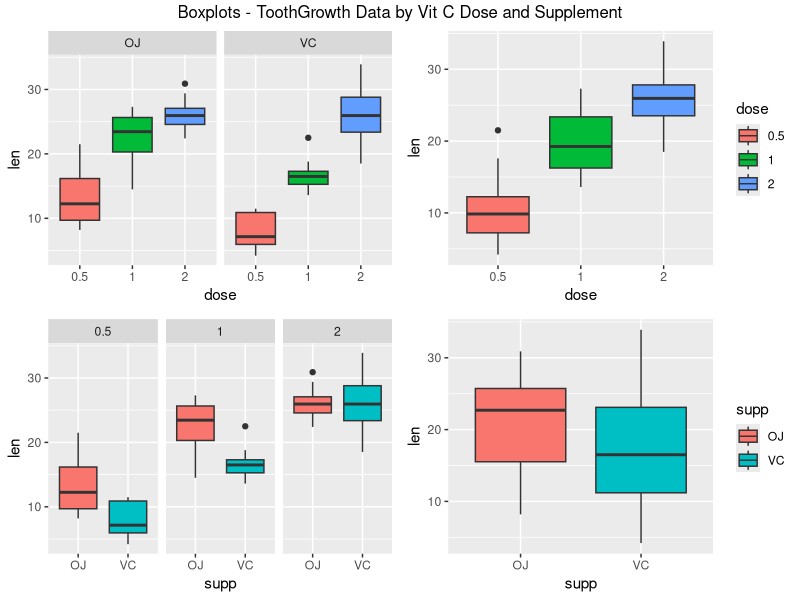

Recreate this plot in R.
## ---- chunk 1
        library(dplyr)
        library(ggplot2)
        library(datasets)
        library(gridExtra)
        library(GGally)
## ---- chunk 2
        data(ToothGrowth)
        # to keep  naming format with lowercase 1st letter and uppercase subsequent letters.
        toothGrowth <- ToothGrowth
        # convert to factor for plotting
        toothGrowth$dose <- as.factor(toothGrowth$dose)
## ---- chunk 3
        str(toothGrowth)
        head(toothGrowth)
        tail(toothGrowth)
        summary(toothGrowth)
## ---- chunk 4
        dim(toothGrowth)
## ---- chunk 5
        sample_size <- length(toothGrowth$len)
        sample_size
## ---- chunk 6
        ## X bar - Mean
        mean_groups <- aggregate(toothGrowth$len,list(toothGrowth$supp,toothGrowth$dose),mean)
        mean_groups
## ---- chunk 7
        ## s - standard Deviation
        sd_group <- aggregate(toothGrowth$len,list(toothGrowth$supp,toothGrowth$dose),sd)
        sd_group
## ---- chunk 8
        summary(toothGrowth)
## ---- chunk 9
        table(toothGrowth$supp, toothGrowth$dose)
## ---- chunk 10
p1 <- ggplot(data=toothGrowth, aes(x=dose,y=len,fill=dose)) +
  geom_boxplot() + 
  theme(legend.position="none") + 
  facet_grid(.~supp) 

p2 <- ggplot(data=toothGrowth, aes(x=supp,y=len,fill=supp)) +
  geom_boxplot() + 
  theme(legend.position="none") + 
  facet_grid(.~dose) 

p3 <- ggplot(data=toothGrowth, aes(x=supp,y=len,fill=supp)) +
  geom_boxplot()

p4 <- ggplot(data=toothGrowth, aes(x=dose,y=len,fill=dose)) +
  geom_boxplot()

grid.arrange(p1, p4, p2, p3, ncol = 2, nrow=2, top="Boxplots - ToothGrowth Data by Vit C Dose and Supplement")
## ---- chunk 11
anova.out <- aov(len ~ supp * dose, data=toothGrowth)
summary(anova.out)
## ---- chunk 12
TukeyHSD(anova.out)
confint(anova.out)
print(model.tables(anova.out,"means"),digits=3)
